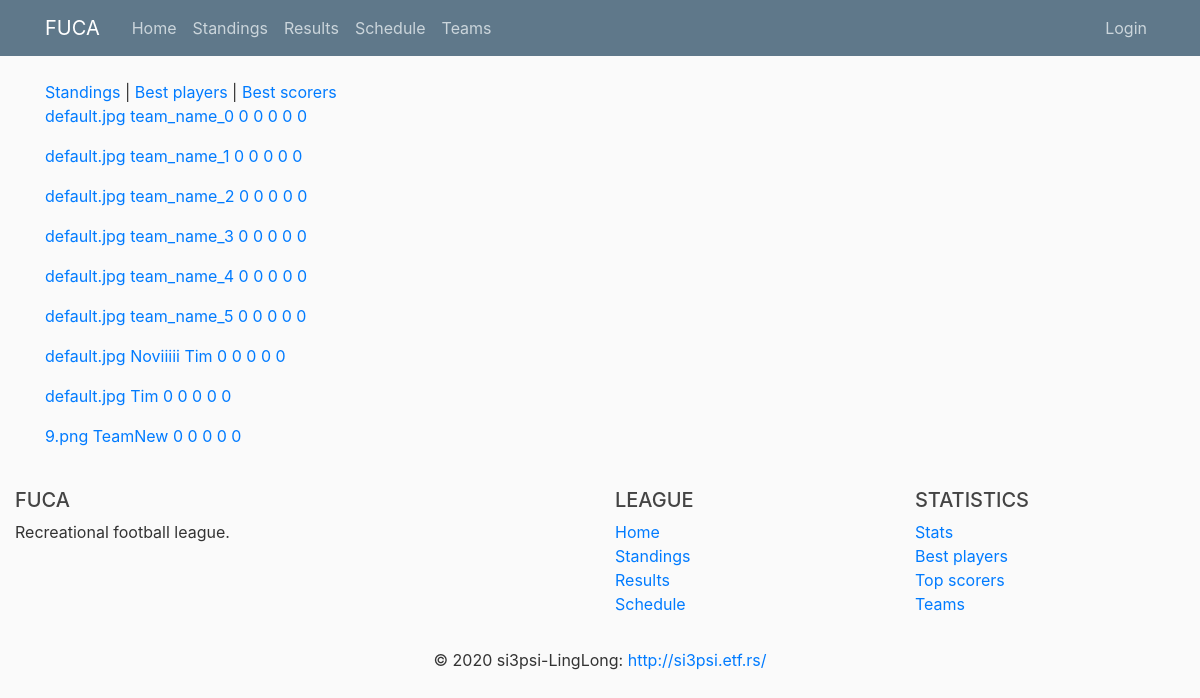
Page /standings on the earlier database version.
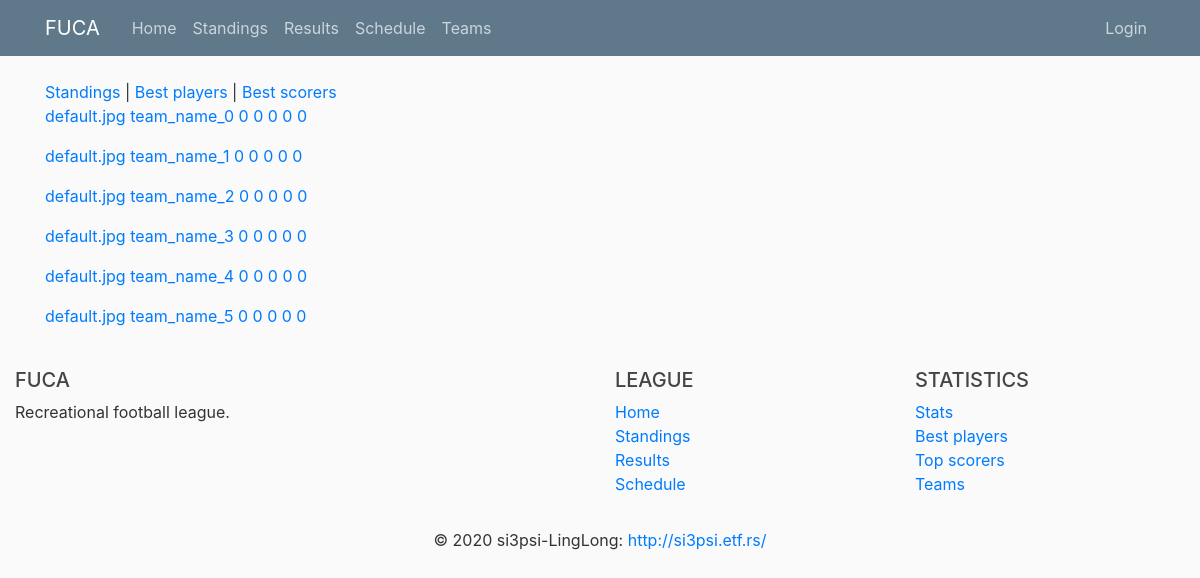
Same page on the later database version.
### fuca/models.py (models this page shows, shortened)
class Team(db.Model):
    __tablename__ = 'team'
    id          = db.Column(db.Integer,     primary_key=True)
    name        = db.Column(db.String(100), nullable=False, unique=True)
    matches     = db.Column(db.Integer,     nullable=False, default=0)
    wins        = db.Column(db.Integer,     nullable=False, default=0)
    losses      = db.Column(db.Integer,     nullable=False, default=0)
    draws       = db.Column(db.Integer,     nullable=False, default=0)
    goal_diff   = db.Column(db.Integer,     nullable=False, default=0)
    logo_image  = db.Column(db.String(20),  nullable=False, default='default.jpg')
    captain_id  = db.Column(db.Integer, db.ForeignKey('player.id'))
    host_matches    = db.relationship('Match',  backref='host_team',    lazy=True,  foreign_keys=Match.host_team_id)
    guest_matches   = db.relationship('Match',  backref='guest_team',   lazy=True,  foreign_keys=Match.guest_team_id)
    players         = db.relationship('Player', backref='team',         lazy=True,  foreign_keys=Player.team_id)
    def points(self):
        return self.wins*3 + self.draws*1
    def jinja_dict(self):
        return {'name'          : self.name,
                'logo'          : self.logo_image,
                'matches'       : self.matches,
                'wins'          : self.wins,
                'losses'        : self.losses,
                'draws'         : self.draws,
                'goal_diff'     : self.goal_diff,
                'points'        : self.points(),
                'id'            : self.id}

### fuca/routes/standings_routes.py (the view)
@app.route("/standings")
def standings():
    teams_db = Team.query.all()
    teams = [team.jinja_dict() for team in teams_db]
    teams = sorted(teams, key=lambda team: team['points'])
    return render_template('standings/standings.html', teams=teams, title='Standings')

### fuca/templates/standings/standings.html
{% extends 'standings/standings-layout.html' %}
{% block standings_content %}
    {% for team in teams %}
        <a href="{{ url_for('team', id=team.id)}}">
            <p>
                {{ team.logo }} {{ team.name }} {{ team.wins }} {{ team.losses }} {{ team.draws }} {{ team.matches }} {{ team.goal_diff }}
            </p>
        </a>
    {% endfor %}
{% endblock standings_content %}

### fuca/templates/standings/standings-layout.html
{% extends 'home/layout.html' %}
{% block content %}
    <a href="{{ url_for('standings') }}">Standings</a> |
    <a href="{{ url_for('bestplayers') }}">Best players</a> |
    <a href="{{ url_for('bestscorers') }}">Best scorers</a>
    {% block standings_content %}{% endblock standings_content%}
{% endblock content %}

### fuca/templates/home/layout.html (shortened to what this page needs)
<!DOCTYPE html>
<html>
    <head>
        <link   rel="stylesheet"
                href="https://maxcdn.bootstrapcdn.com/bootstrap/4.0.0/css/bootstrap.min.css"
>
        <link rel="stylesheet" type="text/css" href="{{ url_for('static', filename='main.css') }}">
    </head>
    <body>
        <header class="site-header">
            <nav class="navbar navbar-expand-md navbar-dark bg-steel fixed-top">
                <div class="container">
                    <a class="navbar-brand mr-4" href="/">FUCA</a>
                    <div class="collapse navbar-collapse" id="navbarToggle">
                        <div class="navbar-nav mr-auto">
                            <a class="nav-item nav-link" href="{{ url_for('home') }}"> Home</a>
                            <a class="nav-item nav-link" href="{{ url_for('standings') }}"> Standings </a>
                            <a class="nav-item nav-link" href="{{ url_for('results') }}"> Results </a>
                            <a class="nav-item nav-link" href="{{ url_for('schedule') }}"> Schedule </a>
                            <a class="nav-item nav-link" href="{{ url_for('teams') }}"> Teams </a>
                        </div>
                        <div class="navbar-nav">
                            <a class="nav-item nav-link" href="{{ url_for('login') }}">Login</a>
                        </div>
                    </div>
                </div>
            </nav>
        </header>
        <main role="main" class="container">
            <div class="row">
                <div class="col-md-8">
                    {% block content %}{% endblock %}
                </div>
            </div>
        </main>
        <footer class="page-footer font-small blue pt-4">
            <div class="container-fluid text-center text-md-left">
                <div class="row">
                    <div class="col-md-6 mt-md-0 mt-3">
                        <h5 class="text-uppercase">FUCA</h5>
                        <p>Recreational football league.</p>
                    </div>
                    <div class="col-md-3 mb-md-0 mb-3">
                        <h5 class="text-uppercase">League</h5>
                        <ul class="list-unstyled">
                            <li>
                                <a href="#!">Home</a>
                            </li>
                            <li>
                                <a href="#!">Standings</a>
                            </li>
                            <li>
                                <a href="#!">Results</a>
                            </li>
                            <li>
                                <a href="#!">Schedule</a>
                            </li>
                        </ul>
                    </div>
                    <div class="col-md-3 mb-md-0 mb-3">
                        <h5 class="text-uppercase">Statistics</h5>
                        <ul class="list-unstyled">
                            <li>
                                <a href="#!">Stats</a>
                            </li>
                            <li>
                                <a href="#!">Best players</a>
                            </li>
                            <li>
                                <a href="#!">Top scorers</a>
                            </li>
                            <li>
                                <a href="#!">Teams</a>
                            </li>
                        </ul>
                    </div>
                </div>
            </div>
            <div class="footer-copyright text-center py-3">© 2020 si3psi-LingLong:
                <a href="http://si3psi.etf.rs/"> http://si3psi.etf.rs/ </a>
            </div>
        </footer>
    </body>
</html>

### fuca/static/main.css (style rules this page uses)
body { background: #fafafa; color: #333333; margin-top: 5rem; }
h1, h2, h3, h4, h5, h6 { color: #444444; }
.bg-steel { background-color: #5f788a; }
.site-header .navbar-nav .nav-link { color: #cbd5db; }

Differences in the rows shown:
removed Team: logo "default.jpg", name "Noviiiii Tim", wins "0", losses "0", draws "0", matches "0", goal_diff "0"
removed Team: logo "default.jpg", name "Tim", wins "0", losses "0", draws "0", matches "0", goal_diff "0"
removed Team: logo "9.png", name "TeamNew", wins "0", losses "0", draws "0", matches "0", goal_diff "0"
